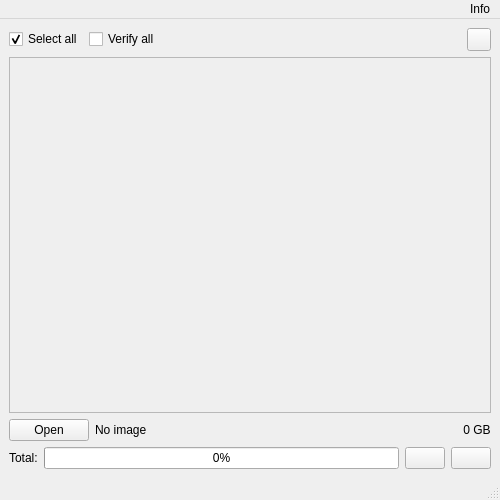
<?xml version="1.0" encoding="UTF-8"?>
<ui version="4.0" connectslotsbyname="false">
 <class>MainWindow</class>
 <widget class="QMainWindow" name="MainWindow">
  <property name="geometry">
   <rect>
    <x>0</x>
    <y>0</y>
    <width>500</width>
    <height>500</height>
   </rect>
  </property>
  <property name="minimumSize">
   <size>
    <width>450</width>
    <height>0</height>
   </size>
  </property>
  <property name="windowTitle">
   <string>MainWindow</string>
  </property>
  <widget class="QWidget" name="centralwidget">
   <layout class="QVBoxLayout" name="verticalLayout">
    <item>
     <layout class="QHBoxLayout" name="horizontalLayout_2">
      <item>
       <widget class="QCheckBox" name="checkBox_select_all">
        <property name="toolTip">
         <string>Select all USB sticks for writing</string>
        </property>
        <property name="text">
         <string>Select all</string>
        </property>
        <property name="checked">
         <bool>true</bool>
        </property>
       </widget>
      </item>
      <item>
       <widget class="QCheckBox" name="checkBox_verify_all">
        <property name="toolTip">
         <string>Select all USB sticks for validation</string>
        </property>
        <property name="text">
         <string>Verify all</string>
        </property>
       </widget>
      </item>
      <item>
       <spacer name="horizontalSpacer">
        <property name="orientation">
         <enum>Qt::Horizontal</enum>
        </property>
        <property name="sizeHint" stdset="0">
         <size>
          <width>40</width>
          <height>20</height>
         </size>
        </property>
       </spacer>
      </item>
      <item>
       <widget class="QToolButton" name="toolButton_menu">
        <property name="toolTip">
         <string>About</string>
        </property>
        <property name="icon">
         <iconset theme="help-about-symbolic">
          <normaloff>../../../../../../.designer/backup</normaloff>../../../../../../.designer/backup</iconset>
        </property>
        <property name="popupMode">
         <enum>QToolButton::InstantPopup</enum>
        </property>
        <property name="toolButtonStyle">
         <enum>Qt::ToolButtonFollowStyle</enum>
        </property>
       </widget>
      </item>
     </layout>
    </item>
    <item>
     <widget class="QScrollArea" name="scrollArea">
      <property name="widgetResizable">
       <bool>true</bool>
      </property>
      <widget class="QWidget" name="scrollAreaWidgetContents">
       <property name="geometry">
        <rect>
         <x>0</x>
         <y>0</y>
         <width>480</width>
         <height>18</height>
        </rect>
       </property>
       <property name="sizePolicy">
        <sizepolicy hsizetype="Preferred" vsizetype="Fixed">
         <horstretch>0</horstretch>
         <verstretch>0</verstretch>
        </sizepolicy>
       </property>
       <layout class="QVBoxLayout" name="verticalLayout_targets">
        <property name="spacing">
         <number>12</number>
        </property>
       </layout>
      </widget>
     </widget>
    </item>
    <item>
     <layout class="QVBoxLayout" name="verticalLayout_2">
      <item>
       <layout class="QHBoxLayout" name="horizontalLayout_3">
        <item>
         <widget class="QPushButton" name="pushButton_open">
          <property name="toolTip">
           <string>Open image</string>
          </property>
          <property name="text">
           <string>Open</string>
          </property>
          <property name="icon">
           <iconset theme="document-open">
            <normaloff>../../../../../../.designer/backup</normaloff>../../../../../../.designer/backup</iconset>
          </property>
         </widget>
        </item>
        <item>
         <widget class="QLabel" name="label_imagename">
          <property name="sizePolicy">
           <sizepolicy hsizetype="Expanding" vsizetype="Preferred">
            <horstretch>0</horstretch>
            <verstretch>0</verstretch>
           </sizepolicy>
          </property>
          <property name="toolTip">
           <string>Image name</string>
          </property>
          <property name="text">
           <string>No image</string>
          </property>
         </widget>
        </item>
        <item>
         <widget class="QLabel" name="label_imagesize">
          <property name="toolTip">
           <string>Image size</string>
          </property>
          <property name="text">
           <string>0 GB</string>
          </property>
          <property name="alignment">
           <set>Qt::AlignCenter</set>
          </property>
         </widget>
        </item>
       </layout>
      </item>
      <item>
       <layout class="QHBoxLayout" name="horizontalLayout_5">
        <item>
         <widget class="QLabel" name="label">
          <property name="text">
           <string>Total:</string>
          </property>
         </widget>
        </item>
        <item>
         <widget class="QProgressBar" name="progressbar_all">
          <property name="toolTip">
           <string>Total progress</string>
          </property>
          <property name="value">
           <number>0</number>
          </property>
         </widget>
        </item>
        <item>
         <layout class="QHBoxLayout" name="horizontalLayout">
          <item>
           <widget class="QPushButton" name="pushButton_stop_all">
            <property name="toolTip">
             <string>Stop all</string>
            </property>
            <property name="icon">
             <iconset theme="media-playback-stop">
              <normaloff>../../../../../../.designer/backup</normaloff>../../../../../../.designer/backup</iconset>
            </property>
           </widget>
          </item>
          <item>
           <widget class="QPushButton" name="pushButton_start_all">
            <property name="toolTip">
             <string>Start all</string>
            </property>
            <property name="icon">
             <iconset theme="media-playback-start">
              <normaloff>../../../../../../.designer/backup</normaloff>../../../../../../.designer/backup</iconset>
            </property>
           </widget>
          </item>
         </layout>
        </item>
       </layout>
      </item>
     </layout>
    </item>
   </layout>
  </widget>
  <widget class="QMenuBar" name="menubar">
   <property name="geometry">
    <rect>
     <x>0</x>
     <y>0</y>
     <width>500</width>
     <height>22</height>
    </rect>
   </property>
   <property name="layoutDirection">
    <enum>Qt::RightToLeft</enum>
   </property>
   <widget class="QMenu" name="menuInfo">
    <property name="title">
     <string>Info</string>
    </property>
    <addaction name="actionAbout"/>
    <addaction name="actionAboutQt"/>
   </widget>
   <addaction name="menuInfo"/>
  </widget>
  <widget class="QStatusBar" name="statusbar"/>
  <action name="actionAbout">
   <property name="text">
    <string>About</string>
   </property>
  </action>
  <action name="actionAboutQt">
   <property name="text">
    <string>About Qt</string>
   </property>
  </action>
 </widget>
 <resources/>
 <connections/>
</ui>
